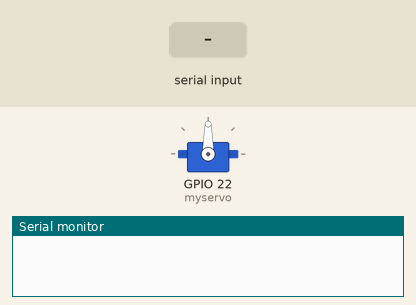
Simulated run of this sketch. Board: ESP32. Shown: servo, the last lines printed to the serial monitor. Inputs (shaded band) come from the test bench.

Above: at 1.2 s.
1.3 s: "0" received over Serial
At 2.5 s:
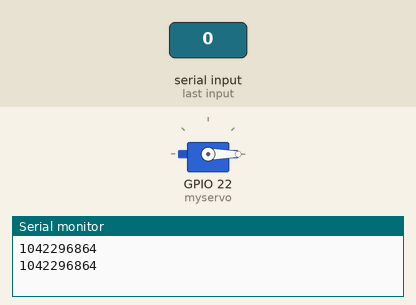
2.8 s: "1" received over Serial
At 4.1 s:
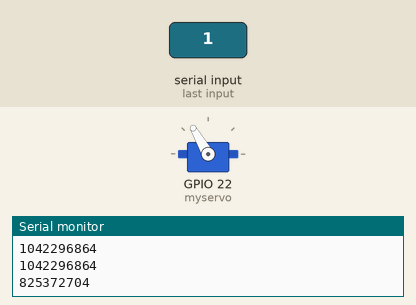
4.8 s: "2" received over Serial
At 5.7 s:
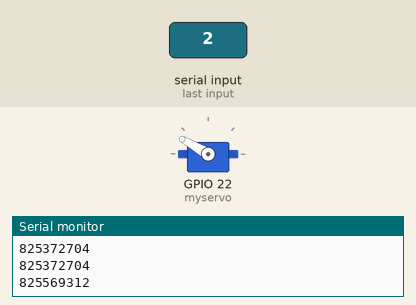
6.8 s: "3" received over Serial
At 8.4 s:
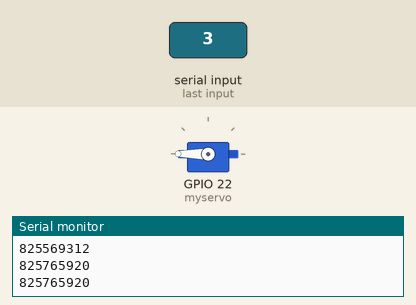
8.8 s: "4" received over Serial
At 10.0 s:
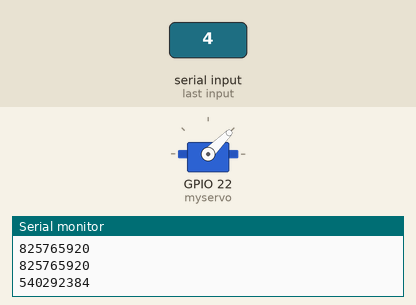
Timing chart, 0 to 11.8 s (numbered marks = the images above; inputs shaded):
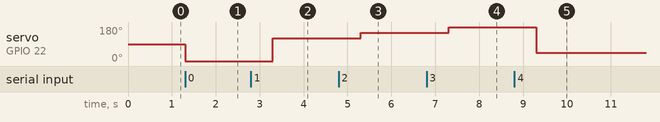

Measured:
- after the input at 1.3 s, servo on GPIO 22 (myservo): 90° → 0° at once
- after the input at 2.8 s, servo on GPIO 22 (myservo): 0° → 120° after 0.50 s
- after the input at 4.8 s, servo on GPIO 22 (myservo): 120° → 150° after 0.50 s
- after the input at 6.8 s, servo on GPIO 22 (myservo): 150° → 180° after 0.50 s
- after the input at 8.8 s, servo on GPIO 22 (myservo): 180° → 45° after 0.50 s

The sketch:

servo_motor.ino
```cpp
#include <ESP32Servo.h>
Servo myservo;
char user_input;


void setup() {
  Serial.begin(9600);
  myservo.attach(22);
  Servo();
}

void loop() {
  while(Serial.available()> 0){
    char select_mode = Serial.read();
    user_input = char(Serial.read());

    if(user_input != select_mode){
      user_input = select_mode;
    }else{
      user_input = user_input;
    }
  }

  if(user_input == '0'){
    Serial.println('Servo Motor => 0 ');
    myservo.write(0);
    delay(1000);
  }else if(user_input == '1'){
    Serial.println('Servo Motor => 120 ');
    myservo.write(120);
    delay(1000);
  }else if(user_input == '2'){
    Serial.println('Servo Motor => 150 ');
    myservo.write(150);
    delay(1000);
  }else if(user_input == '3'){
    Serial.println('Servo Motor => 180 ');
    myservo.write(180);
    delay(1000);
  }else if(user_input == '4'){
    Serial.println('Servo Motor => 45 ');
    myservo.write(45);
    delay(1000);
  }

}
```
